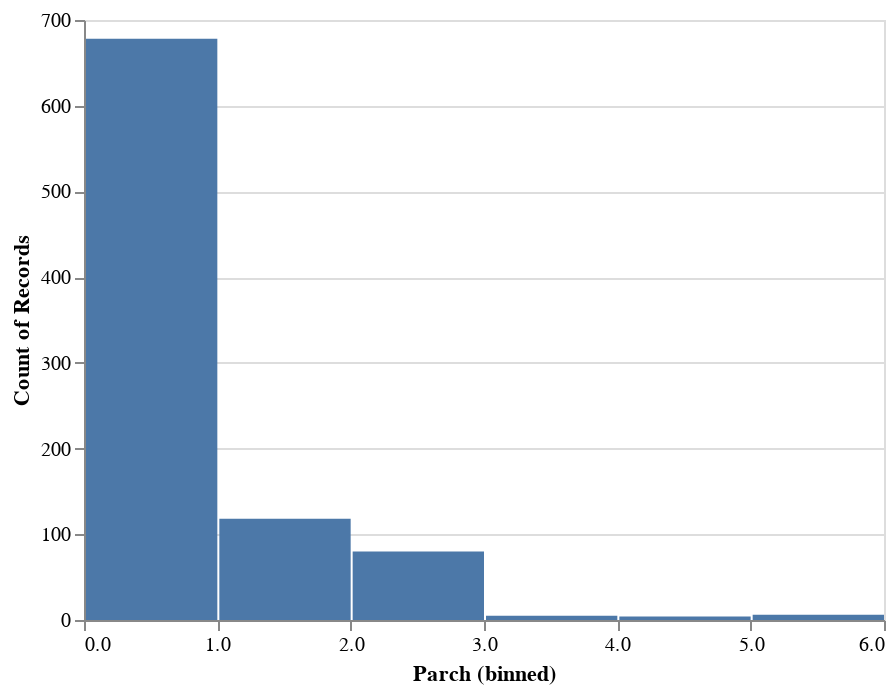

Notebook source saved alongside this figure:
### Code cell
alt.Chart(source).mark_bar().encode(
    alt.X("Parch:Q", bin=True),
    y='count()',
)

### Figure 1 — Vega-Lite specification as saved in the notebook (floating-point values rounded to 4 significant figures; data arrays with more than 128 entries replaced by an {"elided": "..."} marker saying what was removed)
{"config": {"view": {"continuousWidth": 400, "continuousHeight": 300}}, "data": {"name": "data-93290830beea3a875eeab316df346c54"}, "mark": "bar", "encoding": {"x": {"type": "quantitative", "bin": true, "field": "Parch"}, "y": {"type": "quantitative", "aggregate": "count"}}, "$schema": "https://vega.github.io/schema/vega-lite/v4.8.1.json", "datasets": {"data-93290830beea3a875eeab316df346c54": {"elided": "891 records"}}}
